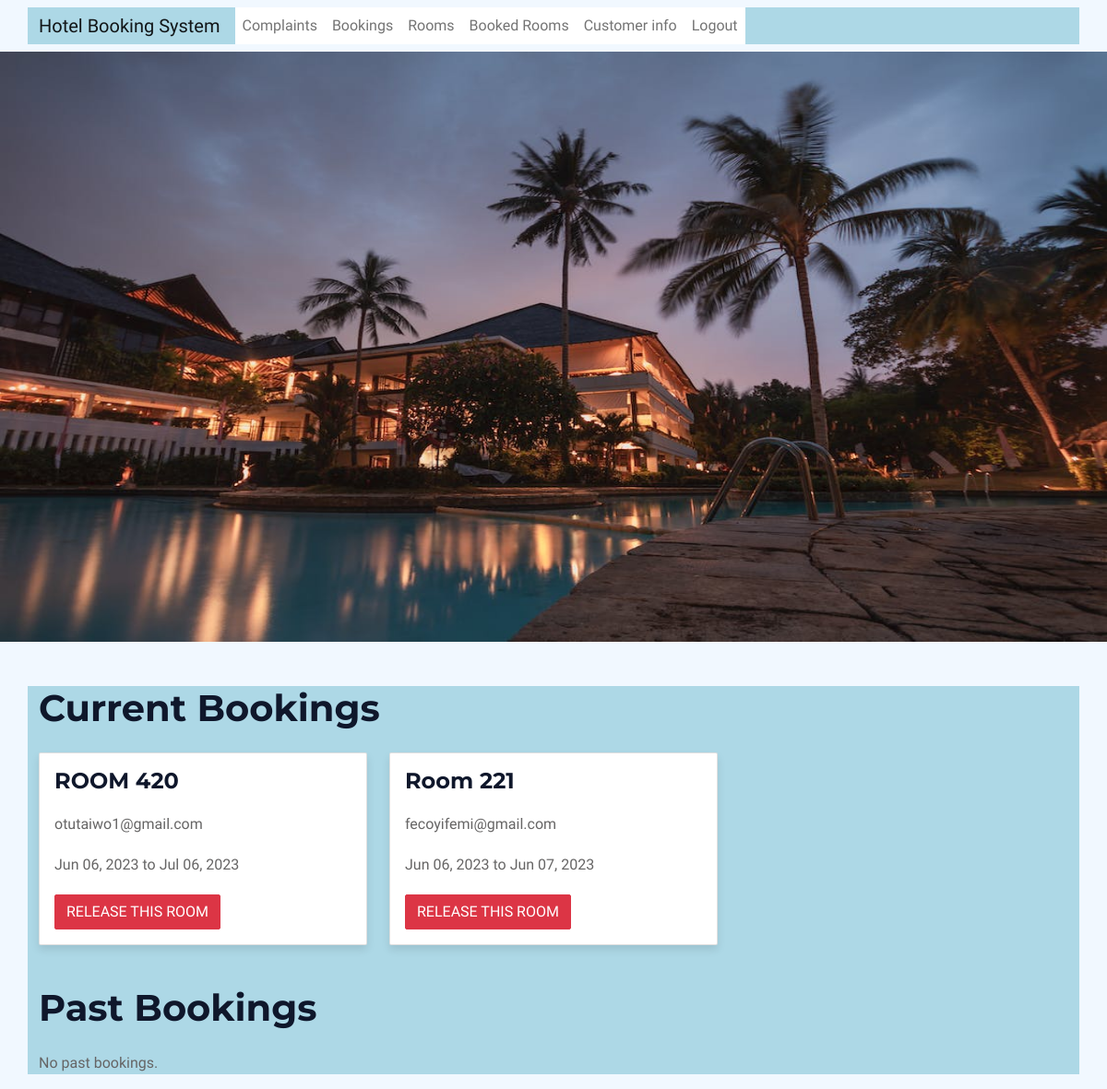
The app's page /booked_rooms_list/ (signed in) with its own data.
### bookings/models.py (models this page shows, shortened)
class Booking(models.Model):
    user = models.ForeignKey(settings.AUTH_USER_MODEL, on_delete=models.CASCADE)
    admin_user= models.ForeignKey(settings.AUTH_USER_MODEL, on_delete=models.CASCADE, related_name='bookings_admin', default=3)
    room = models.ForeignKey(Room, on_delete=models.CASCADE)
    check_in = models.DateField()
    check_out = models.DateField()
    created_at = models.DateTimeField(auto_now_add=True)
    updated_at = models.DateTimeField(auto_now=True)
    status_choices = [
        ('pending', 'Pending'),
        ('accepted', 'Accepted'),
        ('rejected', 'Rejected'),
    ]
    status = models.CharField(max_length=10, choices=status_choices, default='pending')
    number_of_guests = models.PositiveIntegerField()
    customer_email = models.EmailField(max_length=255)
    customer_name =  models.CharField(max_length=100, default='')

class Room(models.Model):
    ROOM_TYPE_CHOICES = (
        ('standard', 'Standard'),
        ('deluxe', 'Deluxe'),
        ('suite', 'Suite'),
    )
    user = models.ForeignKey(settings.AUTH_USER_MODEL, on_delete=models.CASCADE)
    admin_user= models.ForeignKey(settings.AUTH_USER_MODEL, on_delete=models.CASCADE, related_name='room_admin', default=3)
    name = models.CharField(max_length=100)
    room_type = models.CharField(max_length=10, choices=ROOM_TYPE_CHOICES, default='standard')
    room_number = models.PositiveIntegerField(unique=True)
    description = models.TextField(blank=True)
    price = models.DecimalField(max_digits=8, decimal_places=2)
    image = models.ImageField(upload_to='rooms', blank=True)
    available = models.BooleanField(default=True)
    created_at = models.DateTimeField(auto_now_add=True)
    updated_at = models.DateTimeField(auto_now=True)

### accounts/models.py (models this page shows, shortened)
class CustomUser(AbstractBaseUser):
    email = models.EmailField(verbose_name='Email', max_length=255, unique=True)
    first_name = models.CharField(verbose_name='First Name', max_length=255, blank=True)
    last_name = models.CharField(verbose_name='Last Name', max_length=255, blank=True)
    is_staff = models.BooleanField(default=False)
    is_active = models.BooleanField(default=True)
    is_admin = models.BooleanField(default=False)
    is_customer = models.BooleanField(default=True)
    is_superuser = models.BooleanField(default=False)
    created_at = models.DateTimeField(auto_now_add=True)
    updated_at = models.DateTimeField(auto_now=True)
    objects = CustomUserManager()
    USERNAME_FIELD = 'email'
    REQUIRED_FIELDS = []

### bookings/views.py (the view)
# urls.py: path('booked_rooms_list/', views.booked_rooms_list, name='booked_rooms_list'),
@login_required
def booked_rooms_list(request):
    current_bookings = Booking.objects.filter(check_out__gte=timezone.now())
    past_bookings = Booking.objects.filter(check_out__lt=timezone.now())
    context = {
        'current_bookings': current_bookings,
        'past_bookings': past_bookings,
    }
    return render(request, 'booked_rooms_list.html', context)

### bookings/templates/booked_rooms_list.html (shortened to what this page needs)
{% extends 'base.html' %}
{% block content %}
  <h1 class="mb-4">Current Bookings</h1>
{% if current_bookings %}
<div class="row">
{% for booking in current_bookings %}
<div class="col-md-4 mb-4">
<div class="card">
<div class="card-body">
<h5 class="card-title">{{ booking.room.name }}</h5>
<p class="card-text">{{ booking.user.email }}</p>
<p class="card-text">{{ booking.check_in|date:"M d, Y" }} to {{ booking.check_out|date:"M d, Y" }}</p>
<a href="{% url 'bookings:release_room' booking.id %}" class="btn btn-danger">Release this room</a>
</div>
</div>
</div>
{% endfor %}
</div>
{% else %}
<p>No current bookings.</p>
{% endif %}
  <h1 class="mb-4">Past Bookings</h1>
{% if past_bookings %}
<div class="row">
{% for booking in past_bookings %}
<div class="col-md-4 mb-4">
<div class="card">
<div class="card-body">
<h5 class="card-title">{{ booking.room.name }}</h5>
<p class="card-text">{{ booking.user.customer_name }}</p>
<p class="card-text">{{ booking.user.email }}</p>
<p class="card-text">{{ booking.check_in|date:"M d, Y" }} to {{ booking.check_out|date:"M d, Y" }}</p>
</div>
</div>
</div>
{% endfor %}
</div>
{% else %}
<p>No past bookings.</p>
{% endif %}
{% endblock %}

### bookings/static/css/style.css (style rules this page uses)
:root { --primary: #FEA116; --light: #F1F8FF; --dark: #0F172B; }
.btn { font-weight: 500; text-transform: uppercase; transition: .5s; }

### bookings/templates/base.html (style rules this page uses)
.card { flex: 0 0 48%; margin-bottom: 20px; border-radius: 10px; box-shadow: 0px 5px 10px rgba(0, 0, 0, 0.1); }
.card-title { font-size: 24px; margin-bottom: 10px; }
.card-text { margin-bottom: 20px; }

### records on screen
Booking: room.name "ROOM 420", user.email "otutaiwo1@gmail.com", check_in "Jun 06, 2023", check_out "Jul 06, 2023"
Booking: room.name "Room 221", user.email "fecoyifemi@gmail.com", check_in "Jun 06, 2023", check_out "Jun 07, 2023"
